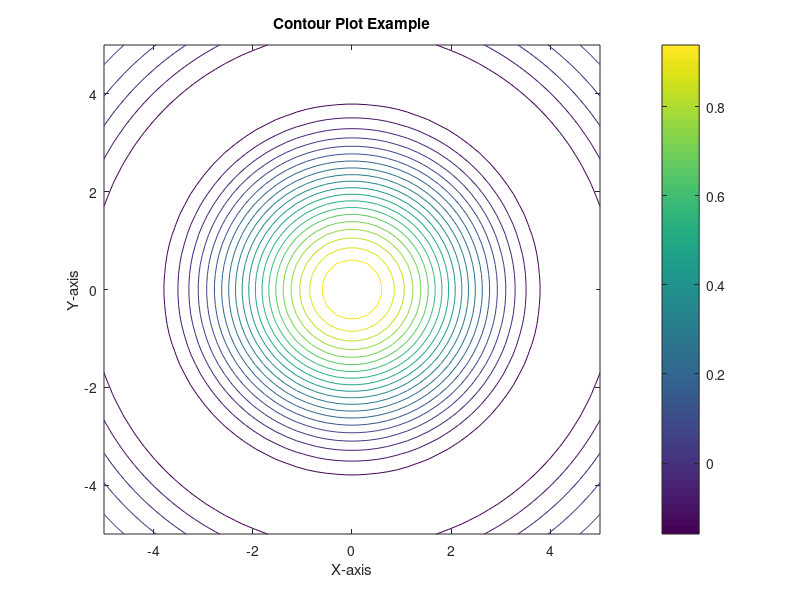

Write the MATLAB code that produced this figure.
clc;
clear;
close all;

% Define the domain for x and y
x = linspace(-5, 5, 50);
y = linspace(-5, 5, 50);

% Create a grid of points using meshgrid
[X, Y] = meshgrid(x, y);

% Define a function on the grid.
% Here we use a sinc-like function, which is sin(r)/r, where r = sqrt(X^2 + Y^2)
Z = sin(sqrt(X.^2 + Y.^2)) ./ sqrt(X.^2 + Y.^2);
% Replace NaN at the singularity (0,0) with 1
Z(isnan(Z)) = 1;

% Create a contour plot with 20 contour levels
figure;
contour(X, Y, Z, 20);
xlabel('X-axis');
ylabel('Y-axis');
title('Contour Plot Example');
colorbar;  % Add a color bar to indicate contour levels
